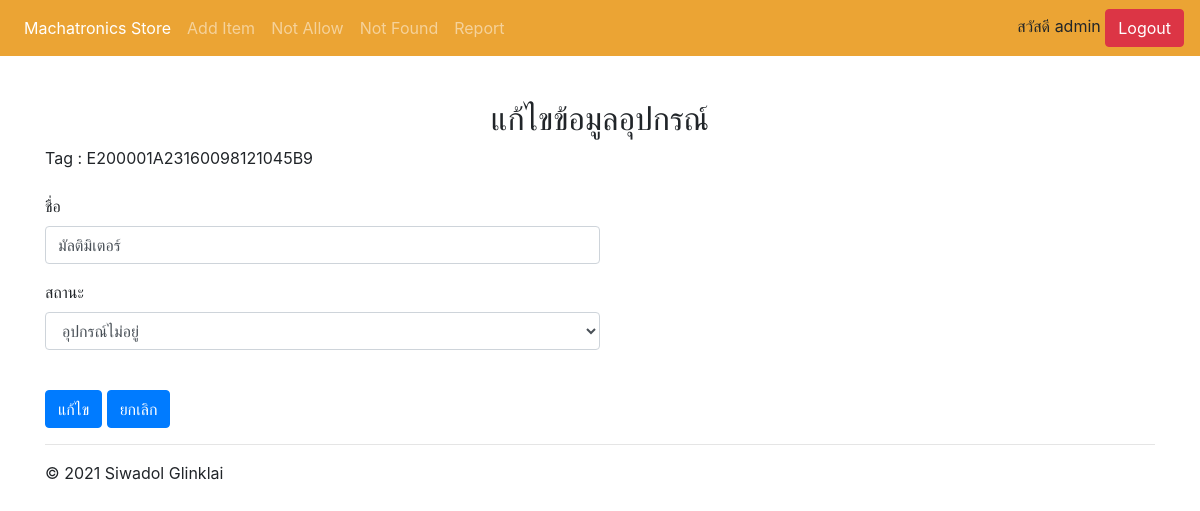
/edit/E200001A23160098121045B9 (signed in), run on an earlier commit of the app's database.
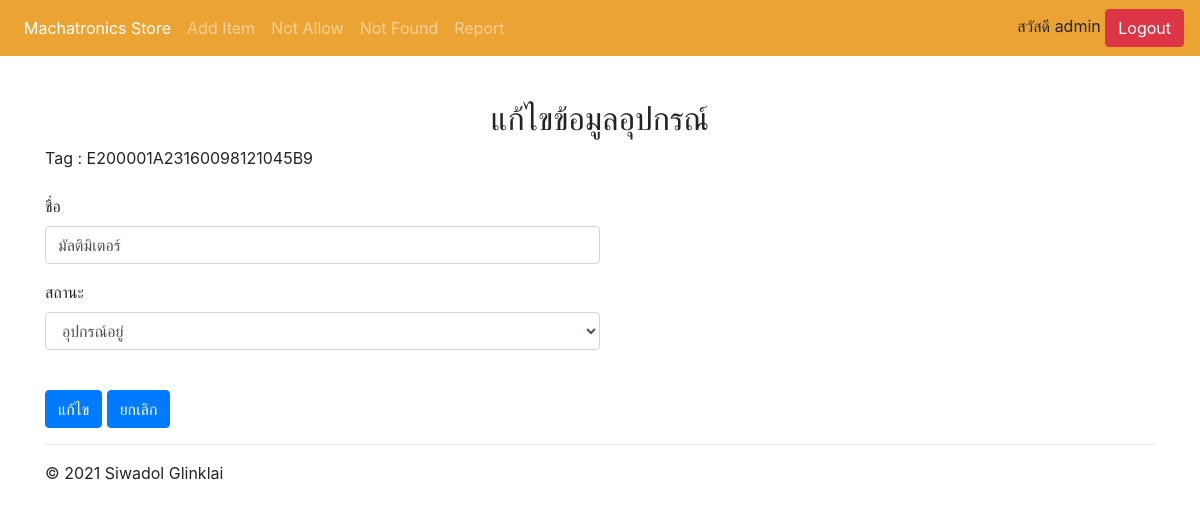
And on a later commit of the database.
### WebApplication/models.py (models this page shows, shortened)
class ObjectInfo(models.Model):
    all_status = [
        ('อุปกรณ์อยู่','อุปกรณ์อยู่'),
        ('อุปกรณ์ไม่อยู่','อุปกรณ์ไม่อยู่'),
        ('กำลังดำเนินการ','กำลังดำเนินการ'),
        ('ถูกยืม','ถูกยืม'),
        ('คืนของ','คืนของ'),
    ]
    tag_id = models.CharField(max_length=200, primary_key=True)
    tag_name = models.CharField(max_length=50)
    add_date = models.DateField(auto_now_add=True)
    status = models.CharField(
        max_length=20,
        default='อุปกรณ์อยู่',
        choices=all_status
    )
    picture = models.ImageField(upload_to="ObjectInfo",null=True,blank=True)

### WebApplication/views.py (the view, shortened to what this page needs)
# urls.py: path('edit/<str:tag_id>', login_required(views.edit), name='edit'),
def edit(request,tag_id):
    objects = ObjectInfo.objects.get(tag_id=tag_id)
    return render(request, 'WebApplication/edit.html',{'objects':objects})

### templates/WebApplication/edit.html (shortened to what this page needs)
{% extends 'WebApplication/base.html' %}
{% block content %}
<h2 align="center">แก้ไขข้อมูลอุปกรณ์</h2>
<form method="POST" >
    <div class="form-group w-50">
        <label for="name">Tag : {{objects.tag_id}}</label>
    </div>
    <div class="form-group w-50">
        <label for="name">ชื่อ</label>
        <input type="text" class="form-control" name="tag_name" value="{{objects.tag_name}}">
    </div>
    <div class="form-group w-50">
        <label for="status">สถานะ</label>
        <select class="form-control" id="status" name="status" onchange="statusChange(this)">
            <option value="{{objects.status}}" selected disabled hidden>{{objects.status}}</option>
          </select>
    </div>
    <br>
    <input type="submit" value="แก้ไข" class="btn btn-primary">
    <input type="button" value="ยกเลิก" class="btn btn-primary">
{% endblock %}

What changed in the data, as far as the page shows it:
changed ObjectInfo "มัลติมิเตอร์": status "อุปกรณ์ไม่อยู่" → "อุปกรณ์อยู่"
